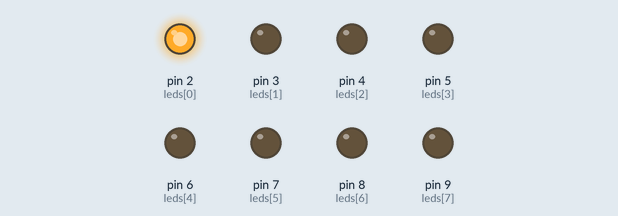
A sketch run on a simulated Arduino Uno, built with avr-gcc and run on an emulated ATmega328P. Parts: output pins drawn as LEDs (lit = HIGH). Random numbers use the default seed unless the sketch sets one.

Above: at 5.1 s.
At 6.2 s:
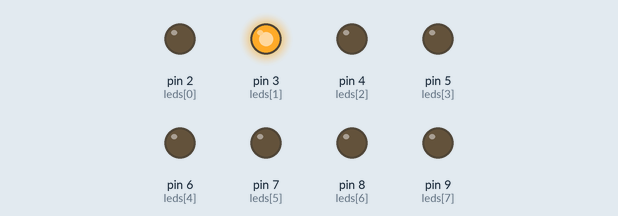
At 16.4 s:
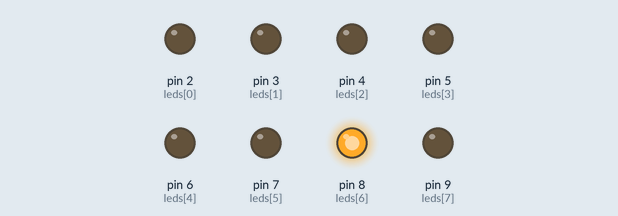
At 17.4 s:
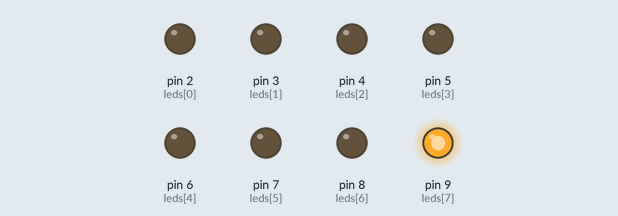
At 25.4 s:
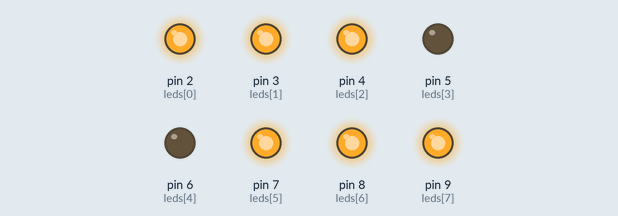
At 27.4 s:
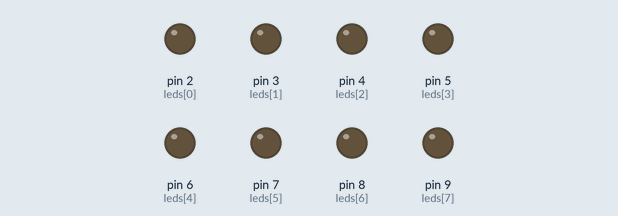
Timing chart, 0 to 28.9 s (numbered marks = the images above):
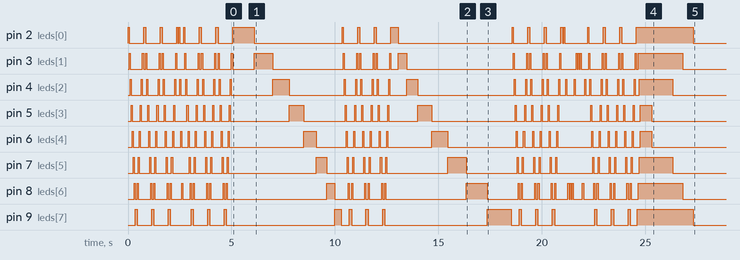

Measured:
- by itself, pin 9 (leds[7]): LOW → HIGH at 0.35 s, → LOW 0.10 s later, → HIGH 0.70 s later, → LOW 0.10 s later, … (36 changes in this stretch)

The sketch:

homework2c.ino
```cpp
int leds[] = {2, 3, 4, 5, 6, 7, 8, 9}; // LED가 연결된 핀 번호


void setup() {
  Serial.begin(9600);
  for(int i=0; i<8; i++) {
    pinMode(leds[i], OUTPUT); // 각각의 LED 핀을 출력 모드로 설정
  }
}
//성공 확인
void base(){
  for(int j=0; j<3; j++) {
    for(int i=0; i<8; i++) {
      digitalWrite(leds[i], HIGH);
      delay(50);
      digitalWrite(leds[i], LOW);
    }

    for(int i=7; i>=0; i--) {
      digitalWrite(leds[i], HIGH);
      delay(50);
      digitalWrite(leds[i], LOW);
    }
  }
}
//성공 확인
void jumping(){
  for(int i=0;i<8;i+=2){
    digitalWrite(leds[i], HIGH);
    delay(50);
    digitalWrite(leds[i], LOW);
  }
}
//성공 확인
void acceleration(int speed, int accel){
  while(speed >=300){
    for(int i=0;i<8;i++){
     digitalWrite(leds[i], HIGH);
     delay(speed);
     digitalWrite(leds[i], LOW);
     speed = speed - accel;
    }
  }
}
//성공 확인
void decceleration(int speed, int delaytime){
  while(speed <1000){
    for(int i=0;i<8;i++){
     digitalWrite(leds[i], HIGH);
     delay(speed);
     digitalWrite(leds[i], LOW);
     speed = speed + delaytime;
    }
  }
}
//성공 확인
void randomplay() {
  for (int i=0;i<12;i++){
    int pin = random(0, 7);
    int delaytime = 50;
    digitalWrite(leds[pin], HIGH);
    delay(delaytime);
    digitalWrite(leds[pin], LOW);
    delay(50);
  }

}

void goingmid(){
  for (int i=0; i<4;i++){
    digitalWrite(leds[i], HIGH);
    digitalWrite(leds[7-i], HIGH);
    delay(50);
  }
  delay(500);
  for (int i=3; i>=0;i++){
  digitalWrite(leds[i], LOW);
  digitalWrite(leds[7-i], LOW);
  delay(500);
  }
}

void loop(){
  base();
  delay(50);
  jumping();
  delay(50);
  base();
  acceleration(1000,100);
  delay(50);
  base();
  decceleration(300,120);
  delay(50);
  base();
  randomplay();
  delay(50);
  base();
  goingmid();
  exit(0);
}
```
